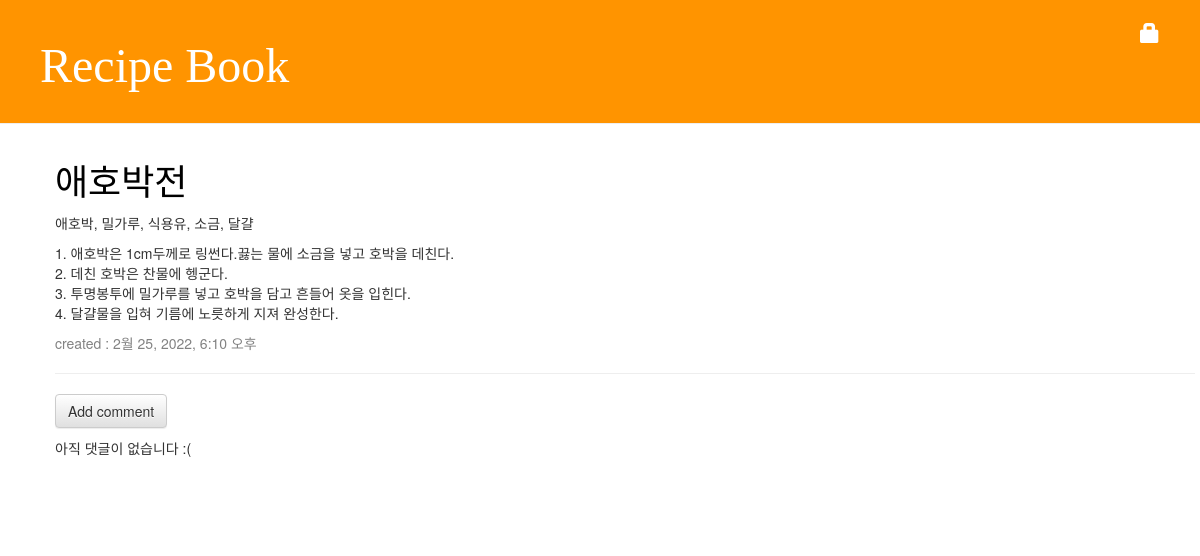
/recipe/4/, run on the app's committed database.
### recipe/models.py (models this page shows, shortened)
class Recipe(models.Model):
    author = models.ForeignKey('auth.User', on_delete=models.CASCADE)
    food_name = models.CharField(max_length=500)
    ingredient = models.TextField()
    recipe = models.TextField()
    created_date = models.DateTimeField(default=timezone.now)

### recipe/views.py (the view)
# urls.py: path('<int:pk>/', views.recipe_detail, name='recipe_detail'),
def recipe_detail(request, pk):
    recipe = get_object_or_404(Recipe, pk=pk)
    return render(request, 'recipe/recipe_detail.html', {'recipe': recipe})

### recipe/templates/recipe/recipe_detail.html (shortened to what this page needs)
{% extends 'recipe/background.html' %}
{% block block %}
    <div class="post">
       <h1><a href="">{{ recipe.food_name }}</a></h1>
        <p>{{ recipe.ingredient|linebreaksbr }}</p>
        <p>{{ recipe.recipe|linebreaksbr }}</p>
        <div class="date">
            <p>created : {{ recipe.created_date }}</p>
        </div>
        <hr>
            <a class="btn btn-default" href="{% url 'comment_add' pk=recipe.pk %}">
                Add comment
            </a>
            {% for comment in recipe.comments.all %}
                {% if user.is_authenticated or comment.approved_comment %}
                    <div class="comment">
                        <strong>{{ comment.author }}</strong>
                        <p>{{ comment.text|linebreaks }}</p>
                        <div class="date">{{ comment.created_date }}</div>
                         {% if not comment.approved_comment %}
                            <a class="btn btn-default" href="{% url 'comment_remove' pk=comment.pk %}">
                            <span class="glyphicon glyphicon-remove"></span></a>
                            <a class="btn btn-default" href="{% url 'comment_approve' pk=comment.pk %}">
                            <span class="glyphicon glyphicon-ok"></span></a>
                        {% endif %}
                    </div>
                {% endif %}
            {% empty %}
                <div style="margin-top: 10px;">
                <p>아직 댓글이 없습니다 :(</p>
                </div>
            {% endfor %}
    </div>
{% endblock %}

### recipe/static/css/recipe.css (style rules this page uses)
h1, h2, h3, h4 { font-family: '맑은 고딕 Semilight', cursive; }
.date { color: #828282; }
.post { margin-bottom: 70px; }
.post h1 a, .post h1 a:visited { color: #000000; font-family: 'Gaegu', cursive; }

### data on the page
Recipe: food_name "애호박전", ingredient "애호박, 밀가루, 식용유, 소금, 달걀", recipe "1. 애호박은 1cm두께로 링썬다.끓는 물에 소금을 넣고 호박을 데친다. 2. 데친 호박은 찬물에 헹군다. 3. 투명봉투에 밀가루를 넣고 호박을 담고 흔들어 옷을 입힌다. 4. 달걀물을 입혀 기름에 노릇하게 지져 완성한다.", created_date "2월 25, 2022, 6:10 오후"
